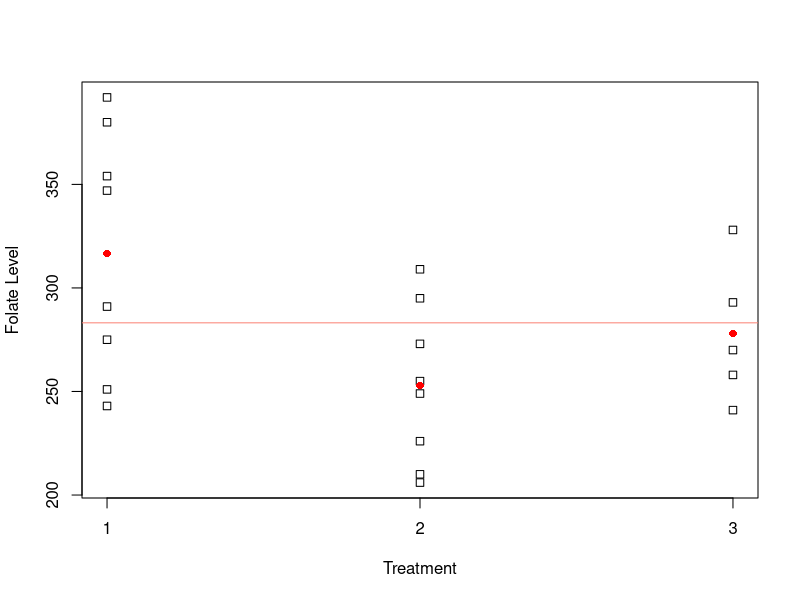

This figure's R source:
# EXAMPLE 1

# Setup sample vectors.
treatment1=c(243, 251, 275, 291, 347, 354, 380, 392)
treatment2=c(206, 210, 226, 249, 255, 273, 295, 309)
treatment3=c(241, 258, 270, 293, 328)
treatments = vector()

for(i in 1:8) {treatments[i]="1"}
for(i in 9:16) {treatments[i]="2"}
for(i in 17:21) {treatments[i]="3"}

values = c(treatment1, treatment2, treatment3)

model=aov(formula=values~treatments)
anova(model)
TukeyHSD(model)

# Put everything in one table.
data = data.frame(Treatment=treatments, Folate=values)

# Make strip chart.
stripchart(values~treatments, vertical=TRUE, xlab="Treatment", ylab="Folate Level")

# Store means of each group.
means=c(mean(treatment1), mean(treatment2), mean(treatment3))
means

# Add means to graph.
points(c(1, 2, 3), means, pch=16, col="red") # X, Y convention, pch makes it solid.
m=mean(values)
m
abline(m, 0, col="salmon") # Adds horizontal overall mean line.

# SS error and SS groups.
sds=c(sd(treatment1), sd(treatment2), sd(treatment3))
n=c(8, 8, 5)
SS_error=sum(sds^2*(n-1))
SS_groups=sum(n*(means-m)^2)

# MS.
df_error=18
df_groups=2
MS_error=SS_error/df_error
MS_groups=SS_groups/df_groups

# F.
F=MS_groups/MS_error
pf(F, df_groups, df_error, lower.tail=FALSE)